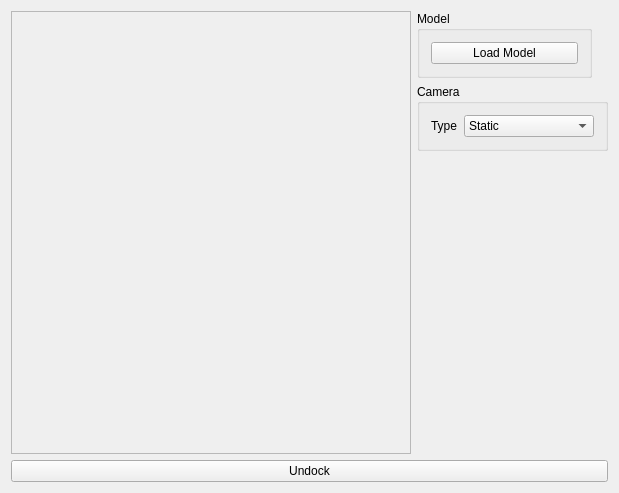
<?xml version="1.0" encoding="UTF-8"?>
<ui version="4.0">
 <class>PhongWindow</class>
 <widget class="QWidget" name="PhongWindow">
  <property name="geometry">
   <rect>
    <x>0</x>
    <y>0</y>
    <width>619</width>
    <height>493</height>
   </rect>
  </property>
  <property name="windowTitle">
   <string>Phong Shading</string>
  </property>
  <layout class="QGridLayout" name="gridLayout_3">
   <item row="0" column="0">
    <layout class="QHBoxLayout" name="horizontalLayout_2">
     <item>
      <widget class="QFrame" name="qGLFrame">
       <property name="minimumSize">
        <size>
         <width>400</width>
         <height>400</height>
        </size>
       </property>
       <property name="frameShape">
        <enum>QFrame::StyledPanel</enum>
       </property>
       <property name="frameShadow">
        <enum>QFrame::Raised</enum>
       </property>
      </widget>
     </item>
     <item>
      <layout class="QVBoxLayout" name="verticalLayout">
       <item>
        <widget class="QGroupBox" name="groupBox">
         <property name="sizePolicy">
          <sizepolicy hsizetype="Fixed" vsizetype="Preferred">
           <horstretch>0</horstretch>
           <verstretch>0</verstretch>
          </sizepolicy>
         </property>
         <property name="minimumSize">
          <size>
           <width>175</width>
           <height>0</height>
          </size>
         </property>
         <property name="maximumSize">
          <size>
           <width>175</width>
           <height>16777215</height>
          </size>
         </property>
         <property name="title">
          <string>Model </string>
         </property>
         <layout class="QGridLayout" name="gridLayout">
          <item row="0" column="0">
           <widget class="QPushButton" name="qLoadModelButton">
            <property name="text">
             <string>Load Model</string>
            </property>
           </widget>
          </item>
         </layout>
        </widget>
       </item>
       <item>
        <widget class="QGroupBox" name="camera_box">
         <property name="sizePolicy">
          <sizepolicy hsizetype="Preferred" vsizetype="Preferred">
           <horstretch>0</horstretch>
           <verstretch>0</verstretch>
          </sizepolicy>
         </property>
         <property name="title">
          <string>Camera</string>
         </property>
         <layout class="QGridLayout" name="gridLayout_2">
          <item row="0" column="0">
           <layout class="QHBoxLayout" name="horizontalLayout">
            <item>
             <widget class="QLabel" name="type_label">
              <property name="sizePolicy">
               <sizepolicy hsizetype="Minimum" vsizetype="Minimum">
                <horstretch>0</horstretch>
                <verstretch>0</verstretch>
               </sizepolicy>
              </property>
              <property name="text">
               <string>Type</string>
              </property>
             </widget>
            </item>
            <item>
             <widget class="QComboBox" name="type_box">
              <property name="sizePolicy">
               <sizepolicy hsizetype="Expanding" vsizetype="Fixed">
                <horstretch>0</horstretch>
                <verstretch>0</verstretch>
               </sizepolicy>
              </property>
              <item>
               <property name="text">
                <string>Static</string>
               </property>
              </item>
              <item>
               <property name="text">
                <string>First person</string>
               </property>
              </item>
             </widget>
            </item>
           </layout>
          </item>
         </layout>
        </widget>
       </item>
       <item>
        <spacer name="verticalSpacer">
         <property name="orientation">
          <enum>Qt::Vertical</enum>
         </property>
         <property name="sizeHint" stdset="0">
          <size>
           <width>20</width>
           <height>40</height>
          </size>
         </property>
        </spacer>
       </item>
      </layout>
     </item>
    </layout>
   </item>
   <item row="1" column="0">
    <widget class="QPushButton" name="qUndockButton">
     <property name="text">
      <string>Undock</string>
     </property>
    </widget>
   </item>
  </layout>
 </widget>
 <layoutdefault spacing="6" margin="11"/>
 <resources/>
 <connections/>
</ui>
